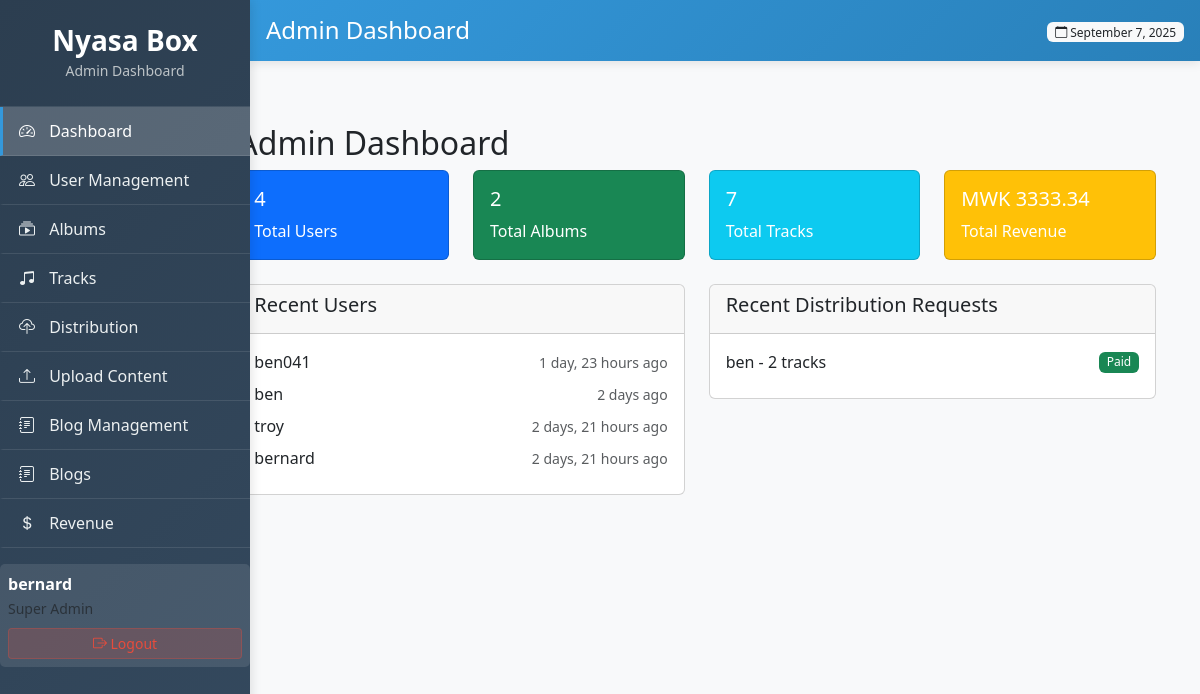
Before: /xyz/dashboard/ (signed in) with the older database file.
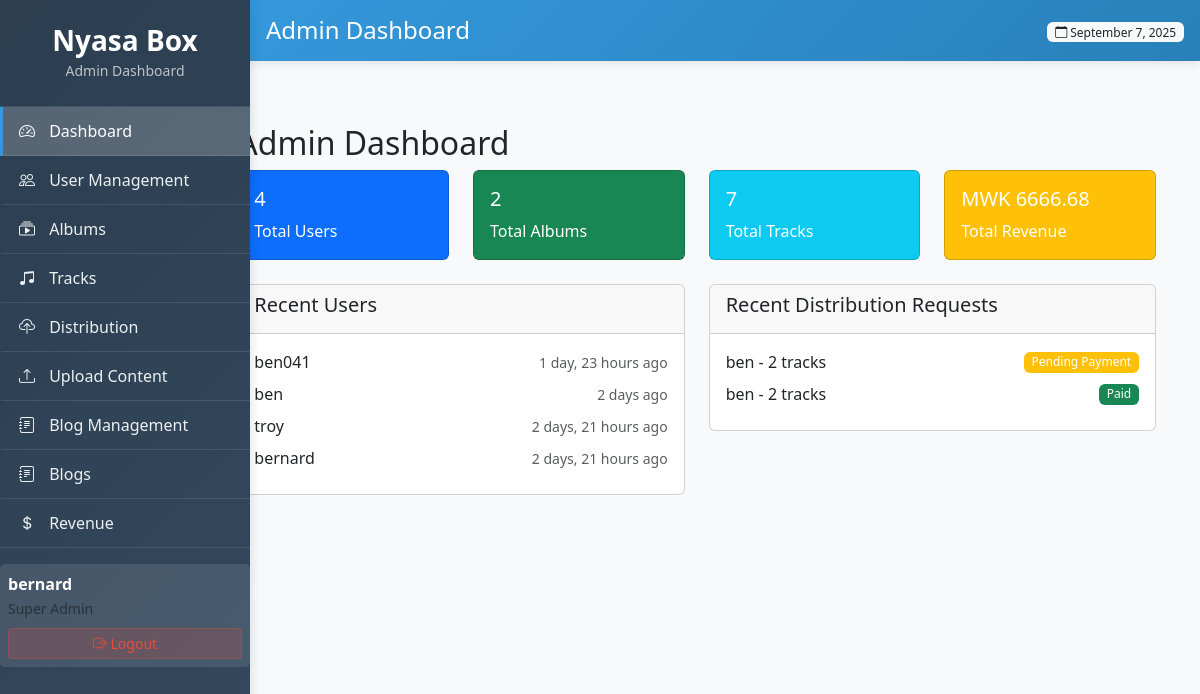
After: the same page with the newer database file.
### core/models.py (models this page shows, shortened)
class DistributionRequest(models.Model):
    STATUS_CHOICES = (
        ('pending', 'Pending Payment'),
        ('paid', 'Paid'),
        ('processing', 'Processing'),
        ('distributed', 'Distributed'),
        ('rejected', 'Rejected'),
        ('cancelled', 'Cancelled'),
    )
    artist = models.ForeignKey(User, on_delete=models.CASCADE, related_name='distribution_requests')
    tracks = models.ManyToManyField(Track, related_name='distribution_requests')
    platforms = models.ManyToManyField(DistributionPlatform, related_name='distribution_requests')
    requested_at = models.DateTimeField(auto_now_add=True)
    status = models.CharField(max_length=20, choices=STATUS_CHOICES, default='pending')
    total_amount = models.DecimalField(max_digits=10, decimal_places=2, default=0.00)
    payment_reference = models.CharField(max_length=100, blank=True)
    payment_date = models.DateTimeField(null=True, blank=True)
    distributed_date = models.DateTimeField(null=True, blank=True)

### core/admin_views.py (the view)
# urls.py: path('xyz/dashboard/', admin_views.admin_dashboard, name='admin_dashboard'),
@login_required
@user_passes_test(is_admin)
def admin_dashboard(request):
    total_users = User.objects.count()
    total_albums = Album.objects.count()
    total_tracks = Track.objects.count()
    total_blogs = BlogPost.objects.count()
    distribution_stats = DistributionRequest.objects.aggregate(
        total_requests=Count('id'),
        total_revenue=Sum('total_amount'),
        pending_requests=Count('id', filter=Q(status='pending')),
        paid_requests=Count('id', filter=Q(status='paid'))
    )
    recent_users = User.objects.order_by('-date_joined')[:5]
    recent_distributions = DistributionRequest.objects.select_related('artist').order_by('-requested_at')[:5]
    context = {
        'total_users': total_users,
        'total_albums': total_albums,
        'total_tracks': total_tracks,
        'total_blogs': total_blogs,
        'distribution_stats': distribution_stats,
        'recent_users': recent_users,
        'recent_distributions': recent_distributions,
    }
    return render(request, 'peza/dashboard.html', context)

### core/admin_views.py (called while the page is built)
def is_admin(user):
    return user.is_authenticated and user.is_superuser

### core/templates/peza/dashboard.html (shortened to what this page needs)
{% extends 'peza/base.html' %}
{% block content %}
<div class="container-fluid">
    <div class="row">
        <div class="col-md-9 col-lg-10 ms-auto">
            <div class="container-fluid mt-4">
                <h2>Admin Dashboard</h2>
                <div class="row mb-4">
                    <div class="col-md-3">
                        <div class="card text-white bg-primary">
                            <div class="card-body">
                                <h5 class="card-title">{{ total_users }}</h5>
                                <p class="card-text">Total Users</p>
                            </div>
                        </div>
                    </div>
                    <div class="col-md-3">
                        <div class="card text-white bg-success">
                            <div class="card-body">
                                <h5 class="card-title">{{ total_albums }}</h5>
                                <p class="card-text">Total Albums</p>
                            </div>
                        </div>
                    </div>
                    <div class="col-md-3">
                        <div class="card text-white bg-info">
                            <div class="card-body">
                                <h5 class="card-title">{{ total_tracks }}</h5>
                                <p class="card-text">Total Tracks</p>
                            </div>
                        </div>
                    </div>
                    <div class="col-md-3">
                        <div class="card text-white bg-warning">
                            <div class="card-body">
                                <h5 class="card-title">MWK {{ distribution_stats.total_revenue|default:0|floatformat:2 }}</h5>
                                <p class="card-text">Total Revenue</p>
                            </div>
                        </div>
                    </div>
                </div>
                <div class="row">
                    <div class="col-md-6">
                        <div class="card">
                            <div class="card-header">
                                <h5>Recent Users</h5>
                            </div>
                            <div class="card-body">
                                {% for user in recent_users %}
                                <div class="d-flex justify-content-between align-items-center mb-2">
                                    <span>{{ user.username }}</span>
                                    <small class="text-muted">{{ user.date_joined|timesince }} ago</small>
                                </div>
                                {% endfor %}
                            </div>
                        </div>
                    </div>
                    <div class="col-md-6">
                        <div class="card">
                            <div class="card-header">
                                <h5>Recent Distribution Requests</h5>
                            </div>
                            <div class="card-body">
                                {% for dist in recent_distributions %}
                                <div class="d-flex justify-content-between align-items-center mb-2">
                                    <span>{{ dist.artist.username }} - {{ dist.tracks.count }} tracks</span>
                                    <span class="badge bg-{% if dist.status == 'paid' %}success{% else %}warning{% endif %}">
                                        {{ dist.get_status_display }}
                                    </span>
                                </div>
                                {% endfor %}
                            </div>
                        </div>
                    </div>
                </div>
            </div>
        </div>
    </div>
</div>
{% endblock %}

### core/templates/peza/base.html (shortened to what the changed rows need)
<!DOCTYPE html>
<html lang="en">
<head>
    <link href="https://cdn.jsdelivr.net/npm/bootstrap@5.3.0/dist/css/bootstrap.min.css" rel="stylesheet">
    <link rel="stylesheet" href="https://cdn.jsdelivr.net/npm/bootstrap-icons@1.10.0/font/bootstrap-icons.css">
</head>
<body>
    <div class="admin-sidebar">
        <div class="user-info">
            <div class="d-flex align-items-center">
                <div class="flex-grow-1">
                    <strong>{{ user.username }}</strong>
                    <br>
                    <small class="text-muted">Super Admin</small>
                </div>
            </div>
        </div>
    </div>
    <div class="admin-content">
        {% block content %}{% endblock %}
    </div>
</body>
</html>

Changed rows visible on the page:
added DistributionRequest: artist.username "ben", tracks.count "2", status "Pending Payment"
Other visible differences:
{{ distribution_stats.total_revenue|default:0|floatformat:2 }}: "3333.34" → "6666.68"
